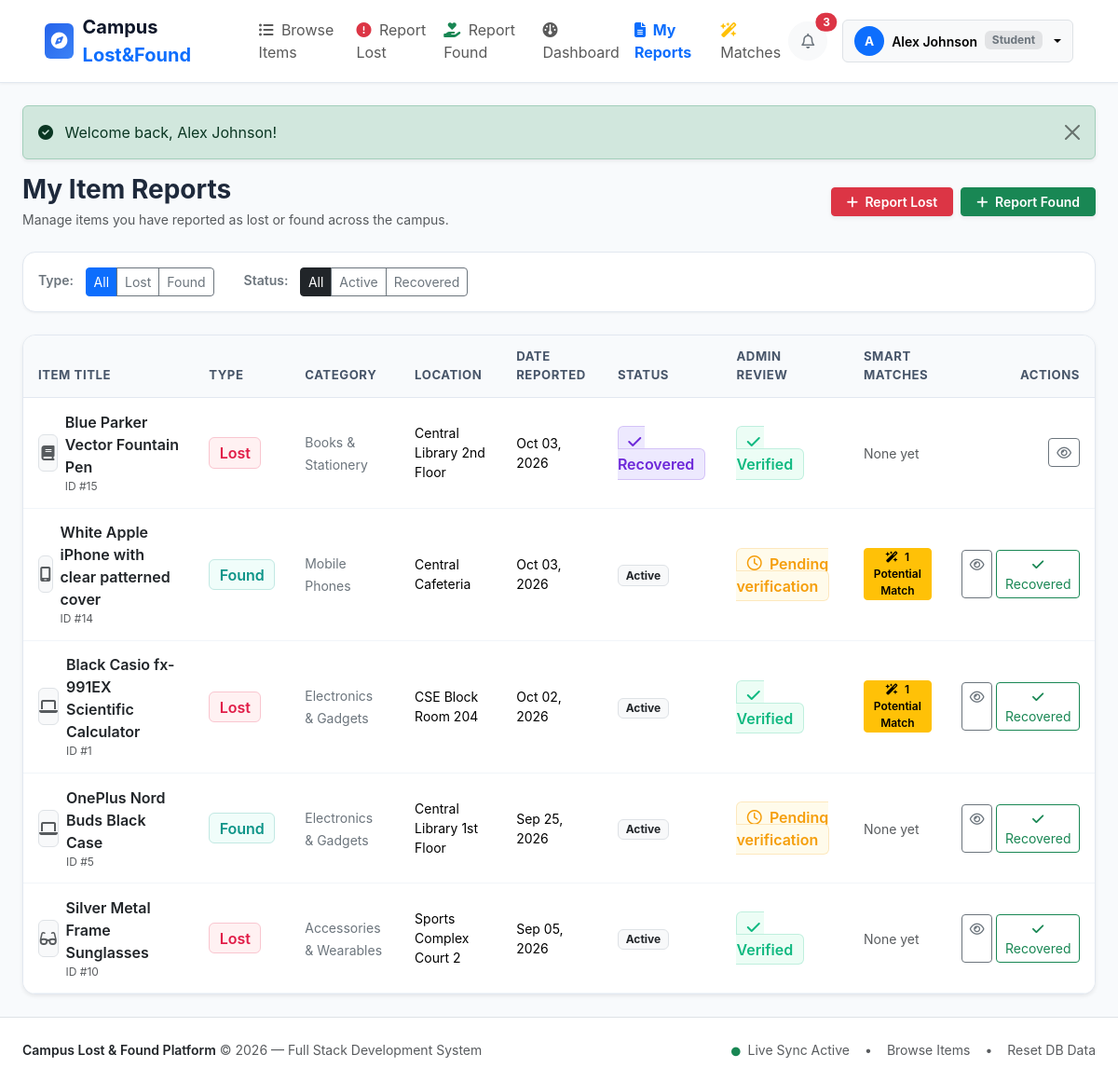
/student/my_reports.php (signed in), run on the app's committed database.
### tables this page shows
CREATE TABLE `reports` (
  `id` int(11) NOT NULL AUTO_INCREMENT,
  `user_id` int(11) NOT NULL,
  `type` enum('lost','found') NOT NULL,
  `category_id` int(11) NOT NULL,
  `title` varchar(150) NOT NULL,
  `description` text NOT NULL,
  `location` varchar(150) NOT NULL,
  `item_date` date NOT NULL,
  `image_path` varchar(255) DEFAULT NULL,
  `status` enum('active','recovered','closed') DEFAULT 'active',
  `verification_status` enum('pending','verified','rejected') DEFAULT 'pending',
  `rejection_reason` text DEFAULT NULL,
  `is_deleted` tinyint(1) DEFAULT 0,
  `recovered_at` datetime DEFAULT NULL,
  `recovered_by` int(11) DEFAULT NULL,
  `created_at` timestamp NOT NULL DEFAULT current_timestamp(),
  `updated_at` timestamp NOT NULL DEFAULT current_timestamp() ON UPDATE current_timestamp(),
  PRIMARY KEY (`id`),
  KEY `user_id` (`user_id`),
  KEY `category_id` (`category_id`),
  CONSTRAINT `reports_ibfk_1` FOREIGN KEY (`user_id`) REFERENCES `users` (`id`) ON DELETE CASCADE,
  CONSTRAINT `reports_ibfk_2` FOREIGN KEY (`category_id`) REFERENCES `categories` (`id`)
);

CREATE TABLE `categories` (
  `id` int(11) NOT NULL AUTO_INCREMENT,
  `name` varchar(80) NOT NULL,
  `icon` varchar(50) DEFAULT 'fa-box',
  `description` varchar(255) DEFAULT '',
  PRIMARY KEY (`id`),
  UNIQUE KEY `name` (`name`)
);

### config/session.php (called while the page is built, shortened)
<?php
function get_base_url() {
    $appUrl = getenv('APP_URL') ?: ($_ENV['APP_URL'] ?? '');
    $scriptName = str_replace('\\', '/', $_SERVER['SCRIPT_NAME'] ?? '');
    $knownSubdirs = ['/admin', '/student', '/api', '/auth', '/includes', '/config'];
    $dir = dirname($scriptName);
    foreach ($knownSubdirs as $sub) {
        if (substr($dir, -strlen($sub)) === $sub) {
            $dir = substr($dir, 0, -strlen($sub));
            break;
        }
    }
    $dir = str_replace('\\', '/', $dir);
    if ($dir === '/' || $dir === '.' || empty($dir)) {
        return '';
    }
    return rtrim($dir, '/');
}

### student/my_reports.php (the view, shortened to what this page needs)
<?php
require_once __DIR__ . '/../config/helpers.php';
$userId = $_SESSION['user_id'];
$typeFilter = $_GET['type'] ?? 'all';
$statusFilter = $_GET['status'] ?? 'all';
$sql = "
    SELECT r.*, c.name AS category_name, c.icon AS category_icon,
           (SELECT COUNT(*) FROM potential_matches m WHERE (m.lost_report_id = r.id OR m.found_report_id = r.id) AND m.status = 'pending') AS match_count
    FROM reports r
    JOIN categories c ON r.category_id = c.id
    WHERE r.user_id = ? AND r.is_deleted = 0
";
$params = [$userId];
$sql .= " ORDER BY r.created_at DESC";
$stmt = $pdo->prepare($sql);
$stmt->execute($params);
$reports = $stmt->fetchAll(PDO::FETCH_ASSOC);
require_once __DIR__ . '/../includes/header.php';
?>
<div class="d-flex flex-column flex-md-row justify-content-between align-items-md-center mb-4 gap-3">
    <div>
        <h3 class="fw-bold mb-1">My Item Reports</h3>
        <p class="text-muted small mb-0">Manage items you have reported as lost or found across the campus.</p>
    </div>
    <div class="d-flex gap-2">
        <a href="<?= $baseUrl ?>/student/report_item.php?type=lost" class="btn btn-danger btn-sm px-3 fw-semibold shadow-sm">
            <i class="fa-solid fa-plus me-1"></i> Report Lost
        </a>
        <a href="<?= $baseUrl ?>/student/report_item.php?type=found" class="btn btn-success btn-sm px-3 fw-semibold shadow-sm">
            <i class="fa-solid fa-plus me-1"></i> Report Found
        </a>
    </div>
</div>
<div class="card card-custom p-3 mb-4">
    <form method="GET" action="my_reports.php" class="row g-2 align-items-center">
        <div class="col-auto">
            <label class="small fw-semibold text-secondary me-2">Type:</label>
            <div class="btn-group btn-group-sm">
                <a href="my_reports.php?type=all&status=<?= e($statusFilter) ?>" class="btn <?= $typeFilter === 'all' ? 'btn-primary' : 'btn-outline-secondary' ?>">All</a>
                <a href="my_reports.php?type=lost&status=<?= e($statusFilter) ?>" class="btn <?= $typeFilter === 'lost' ? 'btn-danger' : 'btn-outline-secondary' ?>">Lost</a>
                <a href="my_reports.php?type=found&status=<?= e($statusFilter) ?>" class="btn <?= $typeFilter === 'found' ? 'btn-success' : 'btn-outline-secondary' ?>">Found</a>
            </div>
        </div>
        <div class="col-auto ms-md-4">
            <label class="small fw-semibold text-secondary me-2">Status:</label>
            <div class="btn-group btn-group-sm">
                <a href="my_reports.php?type=<?= e($typeFilter) ?>&status=all" class="btn <?= $statusFilter === 'all' ? 'btn-dark' : 'btn-outline-secondary' ?>">All</a>
                <a href="my_reports.php?type=<?= e($typeFilter) ?>&status=active" class="btn <?= $statusFilter === 'active' ? 'btn-dark' : 'btn-outline-secondary' ?>">Active</a>
                <a href="my_reports.php?type=<?= e($typeFilter) ?>&status=recovered" class="btn <?= $statusFilter === 'recovered' ? 'btn-dark' : 'btn-outline-secondary' ?>">Recovered</a>
            </div>
        </div>
    </form>
</div>
<?php if (empty($reports)): ?>
    <div class="empty-state">
        <div class="empty-state-icon"><i class="fa-regular fa-clipboard"></i></div>
        <h5 class="empty-state-title">No reports found</h5>
        <p class="empty-state-text">You don't have any reports matching the selected filters. Submit a report or reset filters to see all records.</p>
        <a href="my_reports.php" class="btn btn-outline-secondary btn-sm">Clear Filters</a>
    </div>
<?php else: ?>
    <div class="card card-custom p-0 overflow-hidden shadow-sm">
        <div class="table-responsive">
            <table class="table table-custom table-hover mb-0">
                <thead>
                    <tr>
                        <th>Item Title</th>
                        <th>Type</th>
                        <th>Category</th>
                        <th>Location</th>
                        <th>Date Reported</th>
                        <th>Status</th>
                        <th>Admin Review</th>
                        <th>Smart Matches</th>
                        <th class="text-end">Actions</th>
                    </tr>
                </thead>
                <tbody>
                    <?php foreach ($reports as $r): ?>
                        <tr>
                            <td>
                                <div class="d-flex align-items-center gap-2">
                                    <?php if (!empty($r['image_path'])): ?>
                                        <img src="<?= $baseUrl ?>/<?= e($r['image_path']) ?>" alt="" class="rounded border" style="width: 40px; height: 40px; object-fit: cover;">
                                    <?php else: ?>
                                        <div class="rounded bg-light border d-flex align-items-center justify-content-center text-muted" style="width: 40px; height: 40px;">
                                            <i class="fa-solid <?= e($r['category_icon']) ?>"></i>
                                        </div>
                                    <?php endif; ?>
                                    <div>
                                        <a href="<?= $baseUrl ?>/item_details.php?id=<?= $r['id'] ?>" class="fw-semibold text-dark text-decoration-none">
                                            <?= e($r['title']) ?>
                                        </a>
                                        <div class="text-muted" style="font-size: 0.75rem;">ID #<?= $r['id'] ?></div>
                                    </div>
                                </div>
                            </td>
                            <td>
                                <?php if ($r['type'] === 'lost'): ?>
                                    <span class="badge-lost">Lost</span>
                                <?php else: ?>
                                    <span class="badge-found">Found</span>
                                <?php endif; ?>
                            </td>
                            <td>
                                <span class="small text-secondary"><?= e($r['category_name']) ?></span>
                            </td>
                            <td class="small"><?= e($r['location']) ?></td>
                            <td class="small"><?= date('M d, Y', strtotime($r['item_date'])) ?></td>
                            <td>
                                <?php if ($r['status'] === 'recovered'): ?>
                                    <span class="badge-recovered"><i class="fa-solid fa-check me-1"></i> Recovered</span>
                                <?php elseif ($r['status'] === 'active'): ?>
                                    <span class="badge bg-light text-dark border">Active</span>
                                <?php else: ?>
                                    <span class="badge bg-secondary">Closed</span>
                                <?php endif; ?>
                            </td>
                            <td>
                                <?php if ($r['verification_status'] === 'verified'): ?>
                                    <span class="badge-verified"><i class="fa-solid fa-check me-1"></i> Verified</span>
                                <?php elseif ($r['verification_status'] === 'pending'): ?>
                                    <span class="badge-pending"><i class="fa-regular fa-clock me-1"></i> Pending verification</span>
                                <?php endif; ?>
                            </td>
                            <td>
                                <?php if ($r['match_count'] > 0): ?>
                                    <a href="<?= $baseUrl ?>/student/matches.php?report_id=<?= $r['id'] ?>" class="btn btn-warning btn-sm py-0 px-2 fw-semibold" style="font-size: 0.75rem;">
                                        <i class="fa-solid fa-wand-magic-sparkles me-1"></i> <?= $r['match_count'] ?> Potential Match<?= $r['match_count'] > 1 ? 'es' : '' ?>
                                    </a>
                                <?php else: ?>
                                    <span class="text-muted small">None yet</span>
                                <?php endif; ?>
                            </td>
                            <td class="text-end">
                                <div class="d-inline-flex gap-1">
                                    <a href="<?= $baseUrl ?>/item_details.php?id=<?= $r['id'] ?>" class="btn btn-outline-secondary btn-sm py-1 px-2" title="View details">
                                        <i class="fa-regular fa-eye"></i>
                                    </a>
                                    <?php if ($r['status'] === 'active'): ?>
                                        <a href="my_reports.php?action=recover&id=<?= $r['id'] ?>" class="btn btn-outline-success btn-sm py-1 px-2" title="Mark as Recovered" onclick="return confirm('Confirm that this item has been successfully recovered?');">
                                            <i class="fa-solid fa-check"></i> Recovered
                                        </a>
                                    <?php endif; ?>
                                </div>
                            </td>
                        </tr>
                    <?php endforeach; ?>
                </tbody>
            </table>
        </div>
    </div>
<?php endif; ?>
<?php require_once __DIR__ . '/../includes/footer.php'; ?>

### assets/css/style.css (style rules this page uses)
:root { --primary: #2563eb; --primary-hover: #1d4ed8; --primary-soft: #eff6ff; --success: #10b981; --success-soft: #ecfdf5; --warning: #f59e0b; --warning-soft: #fffbeb; --danger: #ef4444; --danger-soft: #fef2f2; --lost-color: #e11d48; --lost-bg: #fff1f2; --found-color: #0d9488; --found-bg: #f0fdfa; --text-main: #1e293b; --text-muted: #64748b; --border-color: #e2e8f0; --card-bg: #ffffff; --body-bg: #f8fafc; --radius-sm: 6px; --radius-md: 10px; --radius-lg: 14px; --shadow-sm: 0 1px 3px rgba(0, 0, 0, 0.05); --shadow-md: 0 4px 12px rgba(0, 0, 0, 0.06); --shadow-lg: 0 10px 25px rgba(0, 0, 0, 0.08); }
body { font-family: -apple-system, BlinkMacSystemFont, "Segoe UI", Roboto, "Helvetica Neue", Arial, sans-serif; color: var(--text-main); background-color: var(--body-bg); min-height: 100vh; display: flex; flex-direction: column; }
.card-custom { background: var(--card-bg); border: 1px solid var(--border-color); border-radius: var(--radius-lg); box-shadow: var(--shadow-sm); transition: transform 0.2s ease, box-shadow 0.2s ease; }
.badge-lost { background-color: var(--lost-bg); color: var(--lost-color); border: 1px solid rgba(225, 29, 72, 0.2); font-weight: 600; padding: 0.35em 0.65em; border-radius: var(--radius-sm); }
.badge-found { background-color: var(--found-bg); color: var(--found-color); border: 1px solid rgba(13, 148, 136, 0.2); font-weight: 600; padding: 0.35em 0.65em; border-radius: var(--radius-sm); }
.badge-recovered { background-color: #ede9fe; color: #6d28d9; border: 1px solid rgba(109, 40, 217, 0.2); font-weight: 600; padding: 0.35em 0.65em; border-radius: var(--radius-sm); }
.badge-verified { background-color: var(--success-soft); color: var(--success); border: 1px solid rgba(16, 185, 129, 0.2); font-weight: 600; padding: 0.35em 0.65em; border-radius: var(--radius-sm); }
.badge-pending { background-color: var(--warning-soft); color: var(--warning); border: 1px solid rgba(245, 158, 11, 0.2); font-weight: 600; padding: 0.35em 0.65em; border-radius: var(--radius-sm); }
.table-custom { vertical-align: middle; }
.table-custom thead th { background-color: #f8fafc; color: #475569; font-size: 0.825rem; text-transform: uppercase; letter-spacing: 0.04em; border-bottom: 1px solid var(--border-color); padding: 0.85rem 1rem; }
.table-custom tbody td { padding: 0.85rem 1rem; border-bottom: 1px solid #f1f5f9; }

### data on the page
reports: title "Blue Parker Vector Fountain Pen", id "15", type "Lost", category.name "Books & Stationery", location "Central Library 2nd Floor", item_date "Oct 03, 2026", status "recovered" (drawn), verification_status "verified" (drawn), shows "None yet"
reports: title "White Apple iPhone with clear patterned cover", id "14", type "Found", category.name "Mobile Phones", location "Central Cafeteria", item_date "Oct 03, 2026", status "Active", verification_status "pending" (drawn), match_count "1"
reports: title "Black Casio fx-991EX Scientific Calculator", id "1", type "Lost", category.name "Electronics & Gadgets", location "CSE Block Room 204", item_date "Oct 02, 2026", status "Active", verification_status "verified" (drawn), match_count "1"
reports: title "OnePlus Nord Buds Black Case", id "5", type "Found", category.name "Electronics & Gadgets", location "Central Library 1st Floor", item_date "Sep 25, 2026", status "Active", verification_status "pending" (drawn), shows "None yet"
reports: title "Silver Metal Frame Sunglasses", id "10", type "Lost", category.name "Accessories & Wearables", location "Sports Complex Court 2", item_date "Sep 05, 2026", status "Active", verification_status "verified" (drawn), shows "None yet"

### other printed values
$unreadNotifCount "3"
substr($currentUser['name'], 0, 1) "A"
$currentUser['name'] "Alex Johnson"
$currentUser['role'] "Student"
$msg['message'] "Welcome back, Alex Johnson!"
